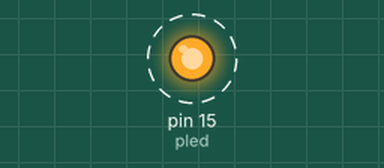
This sketch was run on a simulated Arduino Uno, built with avr-gcc and run on an emulated ATmega328P. Parts: output pins drawn as LEDs (lit = HIGH). Dashed ring = blinking.

Above: at 0.2 s.
Timing chart, 0 to 3.0 s (numbered marks = the images above):
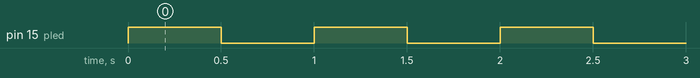

Measured:
- by itself, pin 15 (pled): alternates HIGH for 0.50 s and LOW for 0.50 s

The sketch:

aula03-classes.ino
```cpp
# define pled 15


class Led{
  public:
  int pinoled;

  Led(int p){
    pinoled=p;
  }

  void trocaled(){
    digitalWrite(pinoled,!digitalRead(pinoled));
    delay(500);
   }
};

Led led(pled);

void setup() {
  pinMode(pled,OUTPUT);
  digitalWrite(pled,LOW);

}


void loop() {
  led.trocaled();

}
```
